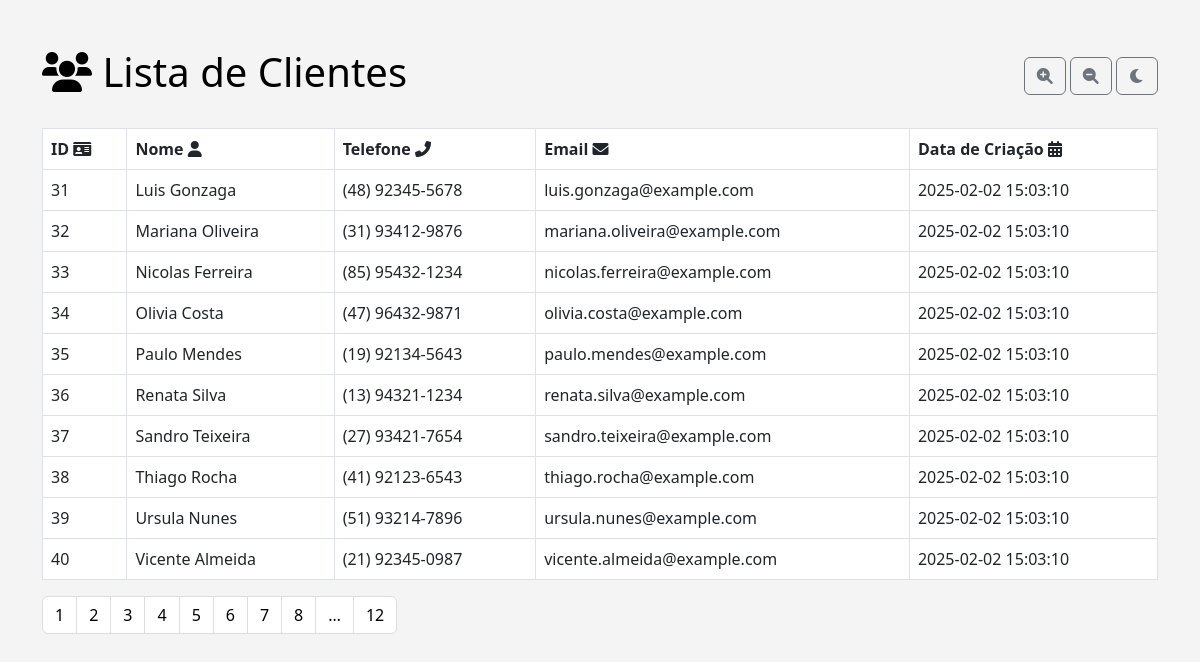
/?page=4, run on the app's committed database.
### tables this page shows
CREATE TABLE `clients` (
  `id` int(11) NOT NULL,
  `name` varchar(255) NOT NULL,
  `phone` varchar(15) NOT NULL,
  `email` varchar(255) NOT NULL,
  `created_at` timestamp NOT NULL DEFAULT current_timestamp(),
  `updated_at` timestamp NOT NULL DEFAULT current_timestamp() ON UPDATE current_timestamp()
);

### app/Controllers/ClientController.php (called while the page is built, shortened)
<?php
class ClientController {
    private Client $clientModel;
    public function __construct() {
        $this->clientModel = new Client(getDatabaseConnection());
    }
    public function listClients(int $page): void {
        $limit = 10;
        $offset = ($page - 1) * $limit;
        $totalClients = $this->clientModel->getTotalClients();
        $clients = $this->clientModel->getClients($offset, $limit);
        $totalPages = (int) ceil($totalClients / $limit);
        require __DIR__ . '/../Views/clients.php';
    }
}
?>

### public/index.php (called while the page is built, shortened)
<?php
$page = filter_input(INPUT_GET, 'page', FILTER_VALIDATE_INT) ?: 1;
$controller = new ClientController();
$controller->listClients($page);
?>

### config/database.php (called while the page is built)
<?php
function getDatabaseConnection() {
    $host = $_ENV['DB_HOST'];
    $db = $_ENV['DB_NAME'];
    $user = $_ENV['DB_USER'];
    $pass = $_ENV['DB_PASS'];
    try {
        return new PDO("mysql:host=$host;dbname=$db;charset=utf8", $user, $pass, [
            PDO::ATTR_ERRMODE => PDO::ERRMODE_EXCEPTION,
            PDO::ATTR_DEFAULT_FETCH_MODE => PDO::FETCH_ASSOC
        ]);
    } catch (PDOException $e) {
        die("Erro ao conectar no banco de dados: " . $e->getMessage());
    }
}
?>

### app/Models/Client.php (called while the page is built, shortened)
<?php
class Client {
    private PDO $db;
    public function __construct(PDO $db) {
        $this->db = $db;
    }
    public function getClients(int $offset, int $limit): array {
        $stmt = $this->db->prepare("SELECT * FROM clients ORDER BY created_at DESC LIMIT :offset, :limit");
        $stmt->bindValue(':offset', $offset, PDO::PARAM_INT);
        $stmt->bindValue(':limit', $limit, PDO::PARAM_INT);
        $stmt->execute();
        return $stmt->fetchAll();
    }
    public function getTotalClients(): int {
        $stmt = $this->db->query("SELECT COUNT(*) as total FROM clients");
        return (int) $stmt->fetch()['total'];
    }
}
?>

### app/Views/clients.php (the view, shortened to what this page needs)
<!DOCTYPE html>
<html lang="pt-br">
<head>
    <link href="https://cdn.jsdelivr.net/npm/bootstrap@5.3.0/dist/css/bootstrap.min.css" rel="stylesheet">
    <link rel="stylesheet" href="../../public/styles.css">
    <link rel="stylesheet" href="https://cdnjs.cloudflare.com/ajax/libs/font-awesome/6.0.0-beta3/css/all.min.css">
</head>
<body class="light-mode">
    <div class="container mt-5">
        <div class="d-flex justify-content-between align-items-center mb-4">
            <h1><i class="fas fa-users"></i> Lista de Clientes</h1>
            <div>
                <button id="increase-font-btn" class="btn btn-outline-secondary">
                    <i class="fas fa-search-plus"></i>
                </button>
                <button id="decrease-font-btn" class="btn btn-outline-secondary">
                    <i class="fas fa-search-minus"></i>
                </button>
                <button id="toggle-theme-btn" class="btn btn-outline-secondary">
                </button>
            </div>
        </div>
        <table class="table table-bordered table-hover">
            <thead>
                <tr>
                    <th>ID <i class="fas fa-id-card"></i></th>
                    <th>Nome <i class="fas fa-user"></i></th>
                    <th>Telefone <i class="fas fa-phone-alt"></i></th>
                    <th>Email <i class="fas fa-envelope"></i></th>
                    <th>Data de Criação <i class="fas fa-calendar-alt"></i></th>
                </tr>
            </thead>
            <tbody>
                <?php foreach ($clients as $client): ?>
                    <tr>
                        <td><?= htmlspecialchars($client['id']) ?></td>
                        <td><?= htmlspecialchars($client['name']) ?></td>
                        <td><?= htmlspecialchars($client['phone']) ?></td>
                        <td><?= htmlspecialchars($client['email']) ?></td>
                        <td><?= htmlspecialchars($client['created_at']) ?></td>
                    </tr>
                <?php endforeach; ?>
            </tbody>
        </table>
        <nav>
            <ul class="pagination">
                <?php for ($i = max(1, $page - 4); $i <= min($totalPages, $page + 4); $i++): ?>
                    <?php if ($i == $page): ?>
                        <li class="page-item active"><span class="page-link"><?= $i ?></span></li>
                    <?php else: ?>
                        <li class="page-item"><a class="page-link" href="?page=<?= $i ?>"><?= $i ?></a></li>
                    <?php endif; ?>
                <?php endfor; ?>
                <?php if ($page < $totalPages): ?>
                    <li class="page-item disabled"><span class="page-link">…</span></li>
                    <li class="page-item"><a class="page-link" href="?page=<?= $totalPages ?>"><?= $totalPages ?></a></li>
                <?php endif; ?>
            </ul>
        </nav>
    </div>
</body>
</html>

### public/styles.css (style rules this page uses)
.light-mode { background-color: #f4f4f4; color: #000; }
.light-mode .table { background-color: #fff; color: #000; }
.light-mode .pagination .page-link { color: #000; background-color: #fff; border-color: #ddd; }
body { font-size: 16px; transition: font-size 0.3s ease; }

### data on the page
clients: id "31", name "Luis Gonzaga", phone "(48) 92345-5678", email "luis.gonzaga@example.com", created_at "2025-02-02 15:03:10"
clients: id "32", name "Mariana Oliveira", phone "(31) 93412-9876", email "mariana.oliveira@example.com", created_at "2025-02-02 15:03:10"
clients: id "33", name "Nicolas Ferreira", phone "(85) 95432-1234", email "nicolas.ferreira@example.com", created_at "2025-02-02 15:03:10"
clients: id "34", name "Olivia Costa", phone "(47) 96432-9871", email "olivia.costa@example.com", created_at "2025-02-02 15:03:10"
clients: id "35", name "Paulo Mendes", phone "(19) 92134-5643", email "paulo.mendes@example.com", created_at "2025-02-02 15:03:10"
clients: id "36", name "Renata Silva", phone "(13) 94321-1234", email "renata.silva@example.com", created_at "2025-02-02 15:03:10"
clients: id "37", name "Sandro Teixeira", phone "(27) 93421-7654", email "sandro.teixeira@example.com", created_at "2025-02-02 15:03:10"
clients: id "38", name "Thiago Rocha", phone "(41) 92123-6543", email "thiago.rocha@example.com", created_at "2025-02-02 15:03:10"
clients: id "39", name "Ursula Nunes", phone "(51) 93214-7896", email "ursula.nunes@example.com", created_at "2025-02-02 15:03:10"
clients: id "40", name "Vicente Almeida", phone "(21) 92345-0987", email "vicente.almeida@example.com", created_at "2025-02-02 15:03:10"

### other printed values
$totalPages "12"
